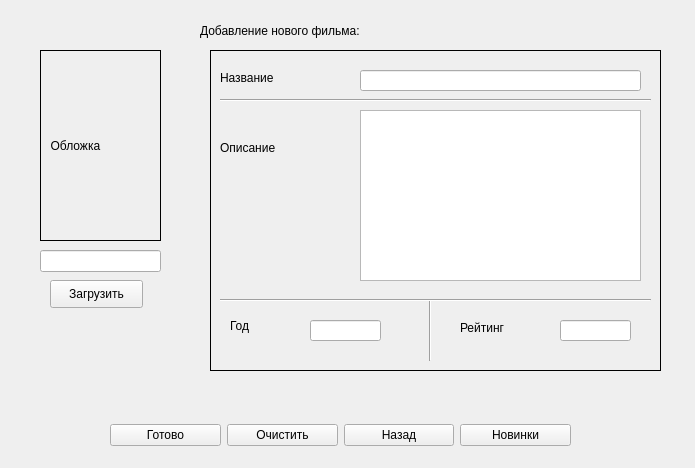
<?xml version="1.0" encoding="UTF-8"?>
<ui version="4.0">
 <class>AddFilm</class>
 <widget class="QWidget" name="AddFilm">
  <property name="geometry">
   <rect>
    <x>0</x>
    <y>0</y>
    <width>695</width>
    <height>468</height>
   </rect>
  </property>
  <property name="windowTitle">
   <string>Добавление новинки</string>
  </property>
  <property name="windowIcon">
   <iconset resource="resource.qrc">
    <normaloff>:/rec/img/login.png</normaloff>:/rec/img/login.png</iconset>
  </property>
  <widget class="QLabel" name="label">
   <property name="geometry">
    <rect>
     <x>200</x>
     <y>20</y>
     <width>281</width>
     <height>21</height>
    </rect>
   </property>
   <property name="text">
    <string>Добавление нового фильма:</string>
   </property>
  </widget>
  <widget class="QWidget" name="layoutWidget">
   <property name="geometry">
    <rect>
     <x>110</x>
     <y>420</y>
     <width>461</width>
     <height>30</height>
    </rect>
   </property>
   <layout class="QHBoxLayout" name="horizontalLayout">
    <item>
     <widget class="QPushButton" name="pushButton_Add">
      <property name="text">
       <string>Готово</string>
      </property>
     </widget>
    </item>
    <item>
     <widget class="QPushButton" name="pushButton_clear">
      <property name="text">
       <string>Очистить</string>
      </property>
     </widget>
    </item>
    <item>
     <widget class="QPushButton" name="pushButton">
      <property name="text">
       <string>Назад</string>
      </property>
     </widget>
    </item>
    <item>
     <widget class="QPushButton" name="pushButton_3">
      <property name="text">
       <string>Новинки</string>
      </property>
     </widget>
    </item>
   </layout>
  </widget>
  <widget class="QLabel" name="afisha">
   <property name="geometry">
    <rect>
     <x>40</x>
     <y>50</y>
     <width>121</width>
     <height>191</height>
    </rect>
   </property>
   <property name="frameShape">
    <enum>QFrame::Panel</enum>
   </property>
   <property name="text">
    <string>  Обложка</string>
   </property>
  </widget>
  <widget class="QPushButton" name="Load">
   <property name="geometry">
    <rect>
     <x>50</x>
     <y>280</y>
     <width>93</width>
     <height>28</height>
    </rect>
   </property>
   <property name="text">
    <string>Загрузить</string>
   </property>
  </widget>
  <widget class="QLabel" name="label_6">
   <property name="geometry">
    <rect>
     <x>210</x>
     <y>50</y>
     <width>451</width>
     <height>321</height>
    </rect>
   </property>
   <property name="frameShape">
    <enum>QFrame::Panel</enum>
   </property>
   <property name="text">
    <string/>
   </property>
  </widget>
  <widget class="QTextEdit" name="Opisanie">
   <property name="geometry">
    <rect>
     <x>360</x>
     <y>110</y>
     <width>281</width>
     <height>171</height>
    </rect>
   </property>
  </widget>
  <widget class="QLabel" name="label_4">
   <property name="geometry">
    <rect>
     <x>460</x>
     <y>320</y>
     <width>101</width>
     <height>16</height>
    </rect>
   </property>
   <property name="text">
    <string>Рейтинг</string>
   </property>
  </widget>
  <widget class="QLineEdit" name="Rating">
   <property name="geometry">
    <rect>
     <x>560</x>
     <y>320</y>
     <width>71</width>
     <height>21</height>
    </rect>
   </property>
  </widget>
  <widget class="Line" name="line_3">
   <property name="geometry">
    <rect>
     <x>420</x>
     <y>300</y>
     <width>20</width>
     <height>61</height>
    </rect>
   </property>
   <property name="orientation">
    <enum>Qt::Vertical</enum>
   </property>
  </widget>
  <widget class="Line" name="line_4">
   <property name="geometry">
    <rect>
     <x>220</x>
     <y>90</y>
     <width>431</width>
     <height>20</height>
    </rect>
   </property>
   <property name="orientation">
    <enum>Qt::Horizontal</enum>
   </property>
  </widget>
  <widget class="QLabel" name="label_5">
   <property name="geometry">
    <rect>
     <x>230</x>
     <y>310</y>
     <width>51</width>
     <height>31</height>
    </rect>
   </property>
   <property name="text">
    <string>Год</string>
   </property>
  </widget>
  <widget class="QLabel" name="label_3">
   <property name="geometry">
    <rect>
     <x>220</x>
     <y>140</y>
     <width>111</width>
     <height>16</height>
    </rect>
   </property>
   <property name="text">
    <string>Описание</string>
   </property>
  </widget>
  <widget class="QLabel" name="label_2">
   <property name="geometry">
    <rect>
     <x>220</x>
     <y>70</y>
     <width>121</width>
     <height>16</height>
    </rect>
   </property>
   <property name="text">
    <string>Название</string>
   </property>
  </widget>
  <widget class="Line" name="line_5">
   <property name="geometry">
    <rect>
     <x>220</x>
     <y>290</y>
     <width>431</width>
     <height>20</height>
    </rect>
   </property>
   <property name="orientation">
    <enum>Qt::Horizontal</enum>
   </property>
  </widget>
  <widget class="QLineEdit" name="Year">
   <property name="geometry">
    <rect>
     <x>310</x>
     <y>320</y>
     <width>71</width>
     <height>21</height>
    </rect>
   </property>
  </widget>
  <widget class="QLineEdit" name="NameofFilm">
   <property name="geometry">
    <rect>
     <x>360</x>
     <y>70</y>
     <width>281</width>
     <height>21</height>
    </rect>
   </property>
  </widget>
  <widget class="QLineEdit" name="afishapath">
   <property name="geometry">
    <rect>
     <x>40</x>
     <y>250</y>
     <width>121</width>
     <height>22</height>
    </rect>
   </property>
   <property name="dragEnabled">
    <bool>false</bool>
   </property>
  </widget>
 </widget>
 <resources>
  <include location="resource.qrc"/>
 </resources>
 <connections/>
</ui>
